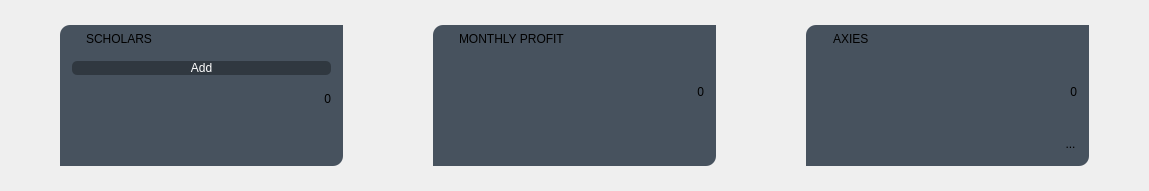
                     <widget class="QWidget" name="widgets_home" native="true">
                      <property name="minimumSize">
                       <size>
                        <width>0</width>
                        <height>191</height>
                       </size>
                      </property>
                      <property name="styleSheet">
                       <string notr="true"/>
                      </property>
                      <layout class="QHBoxLayout" name="horizontalLayout_6">
                       <property name="spacing">
                        <number>90</number>
                       </property>
                       <property name="leftMargin">
                        <number>60</number>
                       </property>
                       <property name="topMargin">
                        <number>25</number>
                       </property>
                       <property name="rightMargin">
                        <number>60</number>
                       </property>
                       <property name="bottomMargin">
                        <number>25</number>
                       </property>
                       <item>
                        <widget class="QWidget" name="scholars_widget" native="true">
                         <property name="sizePolicy">
                          <sizepolicy hsizetype="Minimum" vsizetype="Minimum">
                           <horstretch>0</horstretch>
                           <verstretch>0</verstretch>
                          </sizepolicy>
                         </property>
                         <property name="minimumSize">
                          <size>
                           <width>283</width>
                           <height>141</height>
                          </size>
                         </property>
                         <property name="maximumSize">
                          <size>
                           <width>339</width>
                           <height>169</height>
                          </size>
                         </property>
                         <property name="styleSheet">
                          <string notr="true">background-color: #47525E;
border-top-left-radius: 10px;
border-bottom-right-radius: 10px;
border-top-right-radius: 0px;
border-bottom-left-radius: 0px;</string>
                         </property>
                         <layout class="QVBoxLayout" name="verticalLayout_12">
                          <property name="topMargin">
                           <number>2</number>
                          </property>
                          <item>
                           <widget class="QWidget" name="top_bar_scholars" native="true">
                            <layout class="QHBoxLayout" name="horizontalLayout_7">
                             <property name="spacing">
                              <number>2</number>
                             </property>
                             <property name="leftMargin">
                              <number>0</number>
                             </property>
                             <property name="topMargin">
                              <number>0</number>
                             </property>
                             <property name="bottomMargin">
                              <number>0</number>
                             </property>
                             <item alignment="Qt::AlignVCenter">
                              <widget class="QWidget" name="icon_scholars_container" native="true">
                               <property name="maximumSize">
                                <size>
                                 <width>15</width>
                                 <height>15</height>
                                </size>
                               </property>
                               <layout class="QVBoxLayout" name="verticalLayout_13">
                                <property name="spacing">
                                 <number>0</number>
                                </property>
                                <property name="leftMargin">
                                 <number>0</number>
                                </property>
                                <property name="topMargin">
                                 <number>0</number>
                                </property>
                                <property name="rightMargin">
                                 <number>0</number>
                                </property>
                                <property name="bottomMargin">
                                 <number>0</number>
                                </property>
                                <item alignment="Qt::AlignVCenter">
                                 <widget class="QLabel" name="icon_scholars">
                                  <property name="text">
                                   <string/>
                                  </property>
                                  <property name="pixmap">
                                   <pixmap>:/images/img/user_icon.png</pixmap>
                                  </property>
                                  <property name="scaledContents">
                                   <bool>true</bool>
                                  </property>
                                 </widget>
                                </item>
                               </layout>
                              </widget>
                             </item>
                             <item alignment="Qt::AlignLeft|Qt::AlignVCenter">
                              <widget class="QWidget" name="title_scholars_container" native="true">
                               <layout class="QVBoxLayout" name="verticalLayout_14">
                                <property name="leftMargin">
                                 <number>0</number>
                                </property>
                                <property name="topMargin">
                                 <number>0</number>
                                </property>
                                <property name="rightMargin">
                                 <number>0</number>
                                </property>
                                <property name="bottomMargin">
                                 <number>0</number>
                                </property>
                                <item>
                                 <widget class="QLabel" name="title_scholars">
                                  <property name="text">
                                   <string>SCHOLARS</string>
                                  </property>
                                 </widget>
                                </item>
                               </layout>
                              </widget>
                             </item>
                            </layout>
                           </widget>
                          </item>
                          <item>
                           <widget class="QWidget" name="data_scholars" native="true">
                            <property name="sizePolicy">
                             <sizepolicy hsizetype="Preferred" vsizetype="Preferred">
                              <horstretch>0</horstretch>
                              <verstretch>0</verstretch>
                             </sizepolicy>
                            </property>
                            <property name="minimumSize">
                             <size>
                              <width>0</width>
                              <height>68</height>
                             </size>
                            </property>
                            <layout class="QVBoxLayout" name="verticalLayout_15">
                             <property name="spacing">
                              <number>0</number>
                             </property>
                             <property name="leftMargin">
                              <number>3</number>
                             </property>
                             <property name="topMargin">
                              <number>3</number>
                             </property>
                             <property name="rightMargin">
                              <number>3</number>
                             </property>
                             <property name="bottomMargin">
                              <number>3</number>
                             </property>
                             <item>
                              <widget class="QPushButton" name="add_home_btn">
                               <property name="styleSheet">
                                <string notr="true">QPushButton{background-color: #303840;
border-radius: 5px;
color:#FFFFFF}</string>
                               </property>
                               <property name="text">
                                <string>Add</string>
                               </property>
                              </widget>
                             </item>
                             <item>
                              <widget class="QLabel" name="data_label_scholars">
                               <property name="layoutDirection">
                                <enum>Qt::LeftToRight</enum>
                               </property>
                               <property name="text">
                                <string>0</string>
                               </property>
                               <property name="alignment">
                                <set>Qt::AlignRight|Qt::AlignTrailing|Qt::AlignVCenter</set>
                               </property>
                              </widget>
                             </item>
                            </layout>
                           </widget>
                          </item>
                          <item alignment="Qt::AlignRight">
                           <widget class="QWidget" name="btn_stundents" native="true">
                            <property name="minimumSize">
                             <size>
                              <width>0</width>
                              <height>20</height>
                             </size>
                            </property>
                            <layout class="QVBoxLayout" name="verticalLayout_16">
                             <property name="leftMargin">
                              <number>0</number>
                             </property>
                             <property name="topMargin">
                              <number>0</number>
                             </property>
                             <property name="rightMargin">
                              <number>0</number>
                             </property>
                             <property name="bottomMargin">
                              <number>0</number>
                             </property>
                             <item>
                              <widget class="QToolButton" name="goto_scholars_btn">
                               <property name="minimumSize">
                                <size>
                                 <width>15</width>
                                 <height>15</height>
                                </size>
                               </property>
                               <property name="maximumSize">
                                <size>
                                 <width>20</width>
                                 <height>20</height>
                                </size>
                               </property>
                               <property name="text">
                                <string/>
                               </property>
                               <property name="icon">
                                <iconset>
                                 <normaloff>:/images/img/goto-icon.png</normaloff>:/images/img/goto-icon.png</iconset>
                               </property>
                               <property name="iconSize">
                                <size>
                                 <width>15</width>
                                 <height>15</height>
                                </size>
                               </property>
                              </widget>
                             </item>
                            </layout>
                           </widget>
                          </item>
                         </layout>
                        </widget>
                       </item>
                       <item>
                        <widget class="QWidget" name="profit_widget" native="true">
                         <property name="sizePolicy">
                          <sizepolicy hsizetype="Minimum" vsizetype="Minimum">
                           <horstretch>0</horstretch>
                           <verstretch>0</verstretch>
                          </sizepolicy>
                         </property>
                         <property name="minimumSize">
                          <size>
                           <width>283</width>
                           <height>141</height>
                          </size>
                         </property>
                         <property name="maximumSize">
                          <size>
                           <width>339</width>
                           <height>169</height>
                          </size>
                         </property>
                         <property name="styleSheet">
                          <string notr="true">background-color: #47525E;
border-top-left-radius: 10px;
border-bottom-right-radius: 10px;
border-top-right-radius: 0px;
border-bottom-left-radius: 0px;</string>
                         </property>
                         <layout class="QVBoxLayout" name="verticalLayout_26">
                          <property name="topMargin">
                           <number>2</number>
                          </property>
                          <item>
                           <widget class="QWidget" name="top_bar_profit" native="true">
                            <layout class="QHBoxLayout" name="horizontalLayout_9">
                             <property name="spacing">
                              <number>2</number>
                             </property>
                             <property name="leftMargin">
                              <number>0</number>
                             </property>
                             <property name="topMargin">
                              <number>0</number>
                             </property>
                             <property name="bottomMargin">
                              <number>0</number>
                             </property>
                             <item alignment="Qt::AlignVCenter">
                              <widget class="QWidget" name="icon_profit_container" native="true">
                               <property name="maximumSize">
                                <size>
                                 <width>15</width>
                                 <height>15</height>
                                </size>
                               </property>
                               <layout class="QVBoxLayout" name="verticalLayout_23">
                                <property name="spacing">
                                 <number>0</number>
                                </property>
                                <property name="leftMargin">
                                 <number>0</number>
                                </property>
                                <property name="topMargin">
                                 <number>0</number>
                                </property>
                                <property name="rightMargin">
                                 <number>0</number>
                                </property>
                                <property name="bottomMargin">
                                 <number>0</number>
                                </property>
                                <item alignment="Qt::AlignVCenter">
                                 <widget class="QLabel" name="icon_profit">
                                  <property name="text">
                                   <string/>
                                  </property>
                                  <property name="pixmap">
                                   <pixmap>:/images/img/profit_icon2.png</pixmap>
                                  </property>
                                  <property name="scaledContents">
                                   <bool>true</bool>
                                  </property>
                                 </widget>
                                </item>
                               </layout>
                              </widget>
                             </item>
                             <item alignment="Qt::AlignLeft|Qt::AlignVCenter">
                              <widget class="QWidget" name="title_profit_container" native="true">
                               <layout class="QVBoxLayout" name="verticalLayout_24">
                                <property name="leftMargin">
                                 <number>0</number>
                                </property>
                                <property name="topMargin">
                                 <number>0</number>
                                </property>
                                <property name="rightMargin">
                                 <number>0</number>
                                </property>
                                <property name="bottomMargin">
                                 <number>0</number>
                                </property>
                                <item>
                                 <widget class="QLabel" name="title_profit">
                                  <property name="text">
                                   <string>MONTHLY PROFIT</string>
                                  </property>
                                 </widget>
                                </item>
                               </layout>
                              </widget>
                             </item>
                            </layout>
                           </widget>
                          </item>
                          <item>
                           <widget class="QWidget" name="data_profit" native="true">
                            <property name="sizePolicy">
                             <sizepolicy hsizetype="Preferred" vsizetype="Preferred">
                              <horstretch>0</horstretch>
                              <verstretch>0</verstretch>
                             </sizepolicy>
                            </property>
                            <property name="minimumSize">
                             <size>
                              <width>0</width>
                              <height>68</height>
                             </size>
                            </property>
                            <layout class="QVBoxLayout" name="verticalLayout_22">
                             <property name="spacing">
                              <number>0</number>
                             </property>
                             <property name="leftMargin">
                              <number>3</number>
                             </property>
                             <property name="topMargin">
                              <number>3</number>
                             </property>
                             <property name="rightMargin">
                              <number>3</number>
                             </property>
                             <property name="bottomMargin">
                              <number>3</number>
                             </property>
                             <item>
                              <widget class="QLabel" name="data_label_profit">
                               <property name="layoutDirection">
                                <enum>Qt::LeftToRight</enum>
                               </property>
                               <property name="text">
                                <string>0</string>
                               </property>
                               <property name="alignment">
                                <set>Qt::AlignRight|Qt::AlignTrailing|Qt::AlignVCenter</set>
                               </property>
                              </widget>
                             </item>
                            </layout>
                           </widget>
                          </item>
                          <item alignment="Qt::AlignRight">
                           <widget class="QWidget" name="btn_profit_container" native="true">
                            <property name="minimumSize">
                             <size>
                              <width>0</width>
                              <height>20</height>
                             </size>
                            </property>
                            <layout class="QVBoxLayout" name="verticalLayout_25">
                             <property name="leftMargin">
                              <number>0</number>
                             </property>
                             <property name="topMargin">
                              <number>0</number>
                             </property>
                             <property name="rightMargin">
                              <number>0</number>
                             </property>
                             <property name="bottomMargin">
                              <number>0</number>
                             </property>
                             <item>
                              <widget class="QToolButton" name="goto_profit_btn">
                               <property name="minimumSize">
                                <size>
                                 <width>15</width>
                                 <height>15</height>
                                </size>
                               </property>
                               <property name="maximumSize">
                                <size>
                                 <width>20</width>
                                 <height>20</height>
                                </size>
                               </property>
                               <property name="text">
                                <string/>
                               </property>
                               <property name="icon">
                                <iconset>
                                 <normaloff>:/images/img/goto-icon.png</normaloff>:/images/img/goto-icon.png</iconset>
                               </property>
                               <property name="iconSize">
                                <size>
                                 <width>15</width>
                                 <height>15</height>
                                </size>
                               </property>
                              </widget>
                             </item>
                            </layout>
                           </widget>
                          </item>
                         </layout>
                        </widget>
                       </item>
                       <item>
                        <widget class="QWidget" name="axies_widget" native="true">
                         <property name="sizePolicy">
                          <sizepolicy hsizetype="Minimum" vsizetype="Minimum">
                           <horstretch>0</horstretch>
                           <verstretch>0</verstretch>
                          </sizepolicy>
                         </property>
                         <property name="minimumSize">
                          <size>
                           <width>283</width>
                           <height>141</height>
                          </size>
                         </property>
                         <property name="maximumSize">
                          <size>
                           <width>339</width>
                           <height>169</height>
                          </size>
                         </property>
                         <property name="styleSheet">
                          <string notr="true">background-color: #47525E;
border-top-left-radius: 10px;
border-bottom-right-radius: 10px;
border-top-right-radius: 0px;
border-bottom-left-radius: 0px;</string>
                         </property>
                         <layout class="QVBoxLayout" name="verticalLayout_21">
                          <property name="topMargin">
                           <number>2</number>
                          </property>
                          <item>
                           <widget class="QWidget" name="top_bar_axies" native="true">
                            <layout class="QHBoxLayout" name="horizontalLayout_8">
                             <property name="spacing">
                              <number>3</number>
                             </property>
                             <property name="leftMargin">
                              <number>0</number>
                             </property>
                             <property name="topMargin">
                              <number>0</number>
                             </property>
                             <property name="bottomMargin">
                              <number>0</number>
                             </property>
                             <item alignment="Qt::AlignVCenter">
                              <widget class="QWidget" name="icon_axies_container" native="true">
                               <property name="maximumSize">
                                <size>
                                 <width>15</width>
                                 <height>15</height>
                                </size>
                               </property>
                               <layout class="QVBoxLayout" name="verticalLayout_18">
                                <property name="spacing">
                                 <number>0</number>
                                </property>
                                <property name="leftMargin">
                                 <number>0</number>
                                </property>
                                <property name="topMargin">
                                 <number>0</number>
                                </property>
                                <property name="rightMargin">
                                 <number>0</number>
                                </property>
                                <property name="bottomMargin">
                                 <number>0</number>
                                </property>
                                <item alignment="Qt::AlignVCenter">
                                 <widget class="QLabel" name="icon_axies">
                                  <property name="text">
                                   <string/>
                                  </property>
                                  <property name="pixmap">
                                   <pixmap>:/images/img/inventory_icon.png</pixmap>
                                  </property>
                                  <property name="scaledContents">
                                   <bool>true</bool>
                                  </property>
                                 </widget>
                                </item>
                               </layout>
                              </widget>
                             </item>
                             <item alignment="Qt::AlignLeft|Qt::AlignVCenter">
                              <widget class="QWidget" name="title_axies_container" native="true">
                               <layout class="QVBoxLayout" name="verticalLayout_19">
                                <property name="leftMargin">
                                 <number>0</number>
                                </property>
                                <property name="topMargin">
                                 <number>0</number>
                                </property>
                                <property name="rightMargin">
                                 <number>0</number>
                                </property>
                                <property name="bottomMargin">
                                 <number>0</number>
                                </property>
                                <item>
                                 <widget class="QLabel" name="title_axies">
                                  <property name="text">
                                   <string>AXIES</string>
                                  </property>
                                 </widget>
                                </item>
                               </layout>
                              </widget>
                             </item>
                            </layout>
                           </widget>
                          </item>
                          <item>
                           <widget class="QWidget" name="data_axies" native="true">
                            <property name="sizePolicy">
                             <sizepolicy hsizetype="Preferred" vsizetype="Preferred">
                              <horstretch>0</horstretch>
                              <verstretch>0</verstretch>
                             </sizepolicy>
                            </property>
                            <property name="minimumSize">
                             <size>
                              <width>0</width>
                              <height>68</height>
                             </size>
                            </property>
                            <layout class="QVBoxLayout" name="verticalLayout_17">
                             <property name="spacing">
                              <number>0</number>
                             </property>
                             <property name="leftMargin">
                              <number>3</number>
                             </property>
                             <property name="topMargin">
                              <number>3</number>
                             </property>
                             <property name="rightMargin">
                              <number>3</number>
                             </property>
                             <property name="bottomMargin">
                              <number>3</number>
                             </property>
                             <item>
                              <widget class="QLabel" name="data_label_axies">
                               <property name="layoutDirection">
                                <enum>Qt::LeftToRight</enum>
                               </property>
                               <property name="text">
                                <string>0</string>
                               </property>
                               <property name="alignment">
                                <set>Qt::AlignRight|Qt::AlignTrailing|Qt::AlignVCenter</set>
                               </property>
                              </widget>
                             </item>
                            </layout>
                           </widget>
                          </item>
                          <item alignment="Qt::AlignRight">
                           <widget class="QWidget" name="btn_axies" native="true">
                            <property name="minimumSize">
                             <size>
                              <width>0</width>
                              <height>20</height>
                             </size>
                            </property>
                            <layout class="QVBoxLayout" name="verticalLayout_20">
                             <property name="leftMargin">
                              <number>0</number>
                             </property>
                             <property name="topMargin">
                              <number>0</number>
                             </property>
                             <property name="rightMargin">
                              <number>0</number>
                             </property>
                             <property name="bottomMargin">
                              <number>0</number>
                             </property>
                             <item>
                              <widget class="QToolButton" name="goto_axies_btn">
                               <property name="minimumSize">
                                <size>
                                 <width>15</width>
                                 <height>15</height>
                                </size>
                               </property>
                               <property name="maximumSize">
                                <size>
                                 <width>20</width>
                                 <height>20</height>
                                </size>
                               </property>
                               <property name="text">
                                <string>...</string>
                               </property>
                               <property name="icon">
                                <iconset>
                                 <normaloff>:/images/img/goto-icon.png</normaloff>:/images/img/goto-icon.png</iconset>
                               </property>
                               <property name="iconSize">
                                <size>
                                 <width>15</width>
                                 <height>15</height>
                                </size>
                               </property>
                              </widget>
                             </item>
                            </layout>
                           </widget>
                          </item>
                         </layout>
                        </widget>
                       </item>
                      </layout>
                     </widget>
